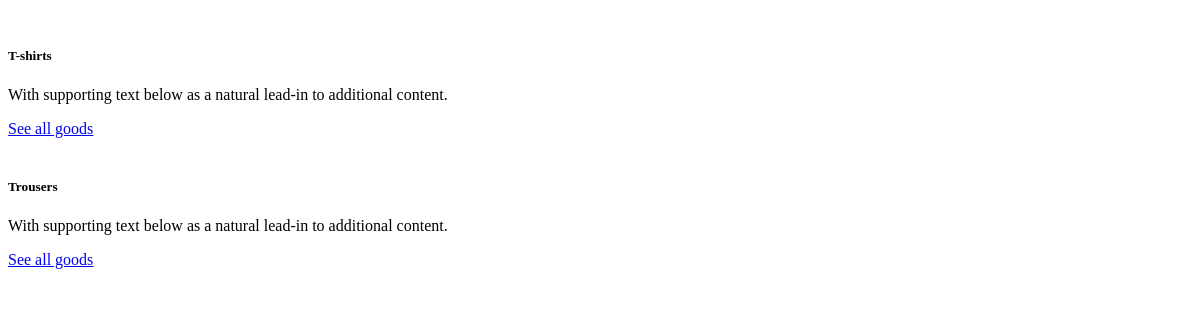
The app's page /category/, older data.
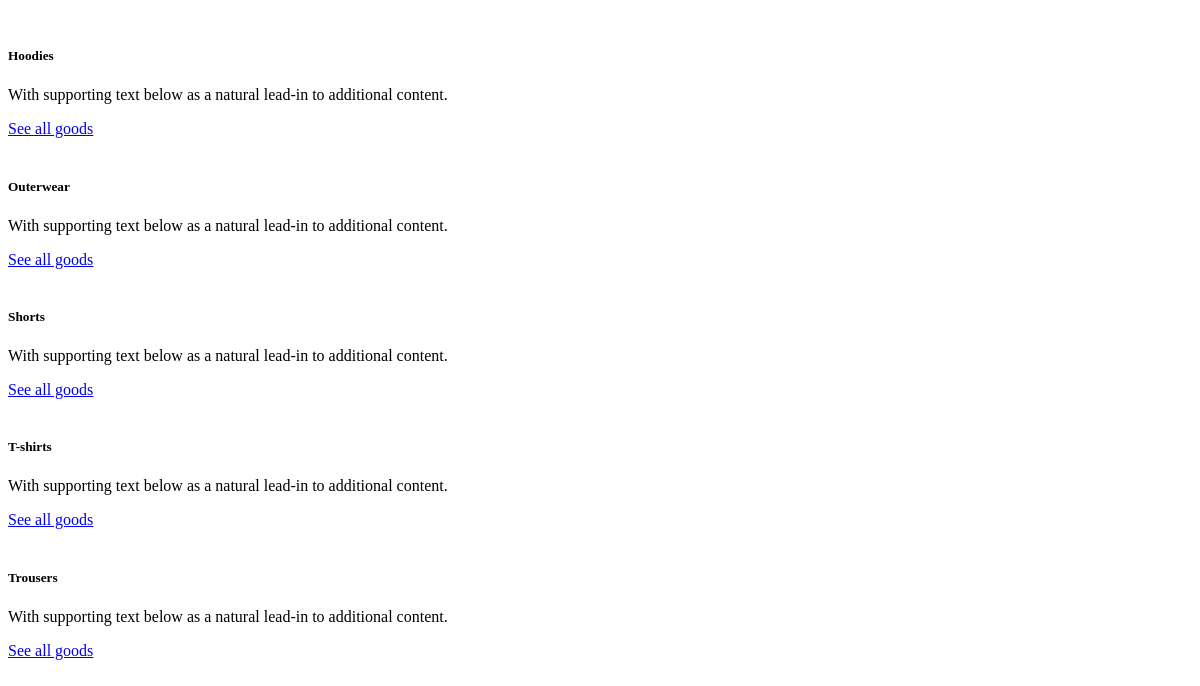
The same page, newer data.
### shop/models.py (models this page shows)
class Category(models.Model):
    name = models.CharField(max_length=55)
    image = models.ImageField(upload_to='category/', default='category/default.jpg')
    slug = models.SlugField(max_length=255, unique=True)
    class Meta:
        ordering = ['name']
        indexes = [
            models.Index(fields=['name']),
        ]
        verbose_name = 'category'
        verbose_name_plural = 'categories'
    def __str__(self):
        return self.name

### shop/views.py (the view)
# urls.py: path('category/', category_list_view, name='categories'),
def category_list_view(request):
    p = Paginator(Category.objects.all(), 4)
    context = {'cat': Category.objects.all()}
    return render(request, 'shop/categories.html', context)

### shop/templates/shop/categories.html (shortened to what this page needs)
{% extends 'base.html' %}
{% block content %}
<br>
{% for c in cat %}
    <div class="row">
      <div class="col-sm-6 mb-3 mb-sm-0">
        <div class="card">
          <div class="card-body">
            <h5 class="card-title">{{ c }}</h5>
            <p class="card-text">With supporting text below as a natural lead-in to additional content.</p>
            <a href="{% url 'category_detail' c.pk %}" class="btn btn-primary">See all goods</a>
          </div>
        </div>
      </div>
    </div>
    <br>
{% endfor %}
{% endblock %}

### my_user/templates/base.html (shortened to what this page needs)
<!DOCTYPE html>
<html lang="en">
<head>
</head>
<body>
     <div class="main_user_content">
        {% block content %}
        {% endblock content %}
    </div>
</body>
</html>

Row changes from the older to the newer data that the page shows:
added Category: name "Hoodies"
added Category: name "Outerwear"
added Category: name "Shorts"
